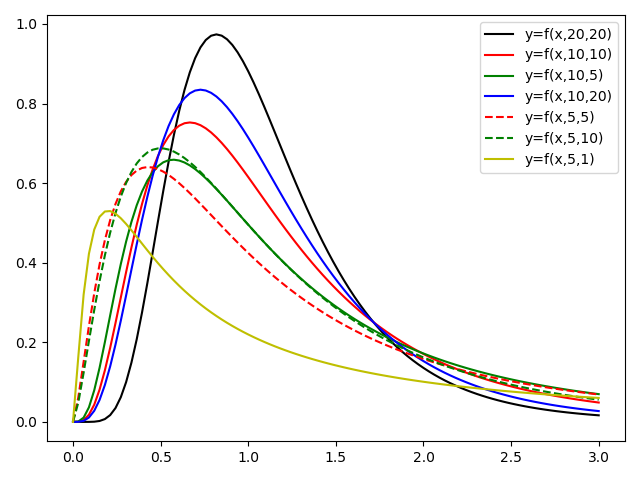

Recreate this plot in Python.
'''
@Author： Runsen
@微信公众号： 润森笔记
@博客： https://blog.csdn.net/weixin_44510615
@Date： 2020/7/5
'''
import numpy as np

import matplotlib.pyplot as plt
from scipy.stats import f
x= np.linspace(0,3,100)
plt.plot(x,f.pdf(x,20,20),'k-',label='y=f(x,20,20)')
plt.plot(x,f.pdf(x,10,10),'r-',label='y=f(x,10,10)')
plt.plot(x,f.pdf(x,10,5),'g-',label='y=f(x,10,5)')
plt.plot(x,f.pdf(x,10,20),'b-',label='y=f(x,10,20)')
plt.plot(x,f.pdf(x,5,5),'r--',label='y=f(x,5,5)')
plt.plot(x,f.pdf(x,5,10),'g--',label='y=f(x,5,10)')
plt.plot(x,f.pdf(x,5,1),'y-',label='y=f(x,5,1)')
plt.legend()
plt.show()
